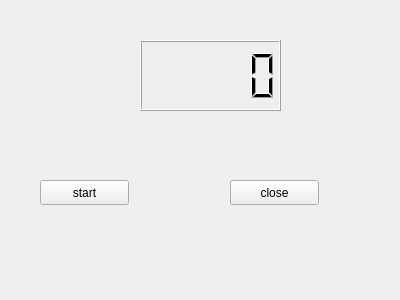
<?xml version="1.0" encoding="UTF-8"?>
<ui version="4.0">
 <class>MyWidget</class>
 <widget class="QWidget" name="MyWidget">
  <property name="geometry">
   <rect>
    <x>0</x>
    <y>0</y>
    <width>400</width>
    <height>300</height>
   </rect>
  </property>
  <property name="windowTitle">
   <string>MyWidget</string>
  </property>
  <widget class="QLCDNumber" name="lcdNumber">
   <property name="geometry">
    <rect>
     <x>140</x>
     <y>40</y>
     <width>141</width>
     <height>71</height>
    </rect>
   </property>
  </widget>
  <widget class="QPushButton" name="pushButton">
   <property name="geometry">
    <rect>
     <x>40</x>
     <y>180</y>
     <width>89</width>
     <height>25</height>
    </rect>
   </property>
   <property name="text">
    <string>start</string>
   </property>
  </widget>
  <widget class="QPushButton" name="pushButton_2">
   <property name="geometry">
    <rect>
     <x>230</x>
     <y>180</y>
     <width>89</width>
     <height>25</height>
    </rect>
   </property>
   <property name="text">
    <string>close</string>
   </property>
  </widget>
 </widget>
 <layoutdefault spacing="6" margin="11"/>
 <resources/>
 <connections/>
</ui>
